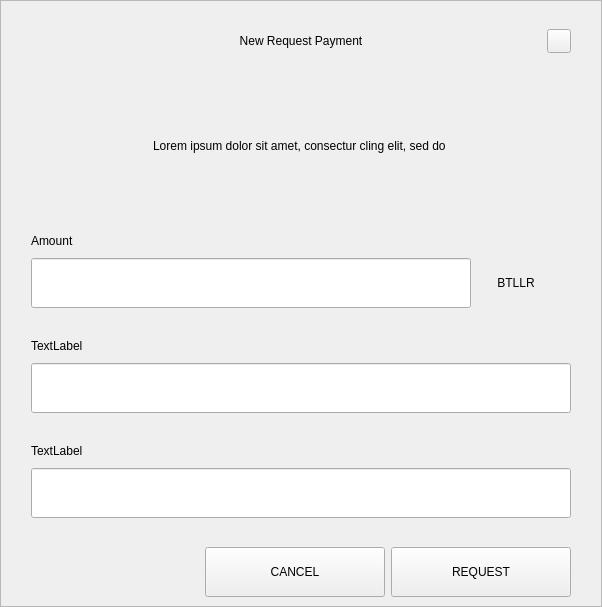
<?xml version="1.0" encoding="UTF-8"?>
<ui version="4.0">
 <class>RequestDialog</class>
 <widget class="QDialog" name="RequestDialog">
  <property name="geometry">
   <rect>
    <x>0</x>
    <y>0</y>
    <width>602</width>
    <height>607</height>
   </rect>
  </property>
  <property name="windowTitle">
   <string>Dialog</string>
  </property>
  <layout class="QVBoxLayout" name="verticalLayout_5">
   <property name="spacing">
    <number>0</number>
   </property>
   <property name="leftMargin">
    <number>0</number>
   </property>
   <property name="topMargin">
    <number>0</number>
   </property>
   <property name="rightMargin">
    <number>0</number>
   </property>
   <property name="bottomMargin">
    <number>0</number>
   </property>
   <item>
    <widget class="QFrame" name="frame">
     <property name="styleSheet">
      <string notr="true"/>
     </property>
     <property name="frameShape">
      <enum>QFrame::StyledPanel</enum>
     </property>
     <property name="frameShadow">
      <enum>QFrame::Raised</enum>
     </property>
     <layout class="QVBoxLayout" name="verticalLayout_4" stretch="1,0,0">
      <property name="spacing">
       <number>0</number>
      </property>
      <property name="leftMargin">
       <number>30</number>
      </property>
      <property name="topMargin">
       <number>20</number>
      </property>
      <property name="rightMargin">
       <number>30</number>
      </property>
      <property name="bottomMargin">
       <number>0</number>
      </property>
      <item>
       <layout class="QHBoxLayout" name="horizontalLayout_3">
        <property name="spacing">
         <number>0</number>
        </property>
        <item>
         <spacer name="horizontalSpacer_21">
          <property name="orientation">
           <enum>Qt::Horizontal</enum>
          </property>
          <property name="sizeHint" stdset="0">
           <size>
            <width>40</width>
            <height>20</height>
           </size>
          </property>
         </spacer>
        </item>
        <item>
         <widget class="QLabel" name="labelTitle">
          <property name="minimumSize">
           <size>
            <width>0</width>
            <height>40</height>
           </size>
          </property>
          <property name="maximumSize">
           <size>
            <width>16777215</width>
            <height>40</height>
           </size>
          </property>
          <property name="styleSheet">
           <string notr="true">padding-left:24px;</string>
          </property>
          <property name="text">
           <string>New Request Payment</string>
          </property>
          <property name="alignment">
           <set>Qt::AlignCenter</set>
          </property>
          <property name="margin">
           <number>7</number>
          </property>
         </widget>
        </item>
        <item>
         <spacer name="horizontalSpacer">
          <property name="orientation">
           <enum>Qt::Horizontal</enum>
          </property>
          <property name="sizeHint" stdset="0">
           <size>
            <width>40</width>
            <height>20</height>
           </size>
          </property>
         </spacer>
        </item>
        <item>
         <widget class="QPushButton" name="btnEsc">
          <property name="minimumSize">
           <size>
            <width>24</width>
            <height>24</height>
           </size>
          </property>
          <property name="maximumSize">
           <size>
            <width>24</width>
            <height>24</height>
           </size>
          </property>
          <property name="focusPolicy">
           <enum>Qt::NoFocus</enum>
          </property>
          <property name="text">
           <string/>
          </property>
         </widget>
        </item>
       </layout>
      </item>
      <item>
       <widget class="QStackedWidget" name="stack">
        <property name="minimumSize">
         <size>
          <width>540</width>
          <height>0</height>
         </size>
        </property>
        <property name="maximumSize">
         <size>
          <width>540</width>
          <height>16777215</height>
         </size>
        </property>
        <property name="currentIndex">
         <number>0</number>
        </property>
        <widget class="QWidget" name="page_1">
         <property name="minimumSize">
          <size>
           <width>540</width>
           <height>0</height>
          </size>
         </property>
         <property name="maximumSize">
          <size>
           <width>540</width>
           <height>16777215</height>
          </size>
         </property>
         <layout class="QVBoxLayout" name="layout1">
          <property name="spacing">
           <number>0</number>
          </property>
          <property name="leftMargin">
           <number>0</number>
          </property>
          <property name="topMargin">
           <number>0</number>
          </property>
          <property name="rightMargin">
           <number>0</number>
          </property>
          <property name="bottomMargin">
           <number>0</number>
          </property>
          <item>
           <spacer name="verticalSpacer_21">
            <property name="orientation">
             <enum>Qt::Vertical</enum>
            </property>
            <property name="sizeType">
             <enum>QSizePolicy::Fixed</enum>
            </property>
            <property name="sizeHint" stdset="0">
             <size>
              <width>20</width>
              <height>30</height>
             </size>
            </property>
           </spacer>
          </item>
          <item alignment="Qt::AlignHCenter">
           <widget class="QLabel" name="labelMessage">
            <property name="minimumSize">
             <size>
              <width>400</width>
              <height>50</height>
             </size>
            </property>
            <property name="text">
             <string>Lorem ipsum dolor sit amet, consectur cling elit, sed do </string>
            </property>
            <property name="alignment">
             <set>Qt::AlignCenter</set>
            </property>
            <property name="wordWrap">
             <bool>true</bool>
            </property>
           </widget>
          </item>
          <item alignment="Qt::AlignBottom">
           <widget class="QWidget" name="containerAmount" native="true">
            <layout class="QVBoxLayout" name="verticalLayout">
             <property name="spacing">
              <number>9</number>
             </property>
             <property name="leftMargin">
              <number>0</number>
             </property>
             <property name="topMargin">
              <number>0</number>
             </property>
             <property name="rightMargin">
              <number>0</number>
             </property>
             <property name="bottomMargin">
              <number>0</number>
             </property>
             <item>
              <widget class="QLabel" name="labelSubtitleAmount">
               <property name="minimumSize">
                <size>
                 <width>350</width>
                 <height>16</height>
                </size>
               </property>
               <property name="maximumSize">
                <size>
                 <width>16777215</width>
                 <height>16</height>
                </size>
               </property>
               <property name="text">
                <string>Amount</string>
               </property>
              </widget>
             </item>
             <item alignment="Qt::AlignTop">
              <widget class="QWidget" name="layoutAmount" native="true">
               <layout class="QHBoxLayout" name="horizontalLayout" stretch="2,0">
                <property name="spacing">
                 <number>0</number>
                </property>
                <property name="leftMargin">
                 <number>0</number>
                </property>
                <property name="topMargin">
                 <number>0</number>
                </property>
                <property name="rightMargin">
                 <number>0</number>
                </property>
                <property name="bottomMargin">
                 <number>0</number>
                </property>
                <item>
                 <widget class="QLineEdit" name="lineEditAmount">
                  <property name="minimumSize">
                   <size>
                    <width>0</width>
                    <height>50</height>
                   </size>
                  </property>
                  <property name="maximumSize">
                   <size>
                    <width>16777215</width>
                    <height>50</height>
                   </size>
                  </property>
                 </widget>
                </item>
                <item>
                 <widget class="QWidget" name="comboContainer" native="true">
                  <property name="minimumSize">
                   <size>
                    <width>100</width>
                    <height>50</height>
                   </size>
                  </property>
                  <property name="maximumSize">
                   <size>
                    <width>16777215</width>
                    <height>50</height>
                   </size>
                  </property>
                  <layout class="QHBoxLayout" name="horizontalLayout_31">
                   <property name="spacing">
                    <number>0</number>
                   </property>
                   <property name="leftMargin">
                    <number>0</number>
                   </property>
                   <property name="topMargin">
                    <number>0</number>
                   </property>
                   <property name="rightMargin">
                    <number>10</number>
                   </property>
                   <property name="bottomMargin">
                    <number>0</number>
                   </property>
                   <item>
                    <widget class="QLabel" name="comboBoxCoin">
                     <property name="text">
                      <string>BTLLR</string>
                     </property>
                     <property name="alignment">
                      <set>Qt::AlignCenter</set>
                     </property>
                    </widget>
                   </item>
                  </layout>
                 </widget>
                </item>
               </layout>
              </widget>
             </item>
            </layout>
           </widget>
          </item>
          <item>
           <spacer name="verticalSpacer_31">
            <property name="orientation">
             <enum>Qt::Vertical</enum>
            </property>
            <property name="sizeType">
             <enum>QSizePolicy::Fixed</enum>
            </property>
            <property name="sizeHint" stdset="0">
             <size>
              <width>20</width>
              <height>30</height>
             </size>
            </property>
           </spacer>
          </item>
          <item>
           <layout class="QVBoxLayout" name="verticalLayoutLabel">
            <property name="spacing">
             <number>9</number>
            </property>
            <item>
             <widget class="QLabel" name="labelSubtitleLabel">
              <property name="minimumSize">
               <size>
                <width>0</width>
                <height>16</height>
               </size>
              </property>
              <property name="maximumSize">
               <size>
                <width>16777215</width>
                <height>16</height>
               </size>
              </property>
              <property name="text">
               <string>TextLabel</string>
              </property>
             </widget>
            </item>
            <item>
             <widget class="QLineEdit" name="lineEditLabel">
              <property name="minimumSize">
               <size>
                <width>0</width>
                <height>50</height>
               </size>
              </property>
              <property name="maximumSize">
               <size>
                <width>16777215</width>
                <height>50</height>
               </size>
              </property>
             </widget>
            </item>
           </layout>
          </item>
          <item>
           <spacer name="verticalSpacer_34">
            <property name="orientation">
             <enum>Qt::Vertical</enum>
            </property>
            <property name="sizeType">
             <enum>QSizePolicy::Fixed</enum>
            </property>
            <property name="sizeHint" stdset="0">
             <size>
              <width>20</width>
              <height>30</height>
             </size>
            </property>
           </spacer>
          </item>
          <item>
           <layout class="QVBoxLayout" name="verticalLayoutDescription">
            <property name="spacing">
             <number>9</number>
            </property>
            <item>
             <widget class="QLabel" name="labelSubtitleDescription">
              <property name="minimumSize">
               <size>
                <width>0</width>
                <height>16</height>
               </size>
              </property>
              <property name="maximumSize">
               <size>
                <width>16777215</width>
                <height>16</height>
               </size>
              </property>
              <property name="text">
               <string>TextLabel</string>
              </property>
             </widget>
            </item>
            <item>
             <widget class="QLineEdit" name="lineEditDescription">
              <property name="minimumSize">
               <size>
                <width>0</width>
                <height>50</height>
               </size>
              </property>
              <property name="maximumSize">
               <size>
                <width>16777215</width>
                <height>50</height>
               </size>
              </property>
             </widget>
            </item>
            <item>
             <spacer name="verticalSpacer_4">
              <property name="orientation">
               <enum>Qt::Vertical</enum>
              </property>
              <property name="sizeType">
               <enum>QSizePolicy::Fixed</enum>
              </property>
              <property name="sizeHint" stdset="0">
               <size>
                <width>20</width>
                <height>20</height>
               </size>
              </property>
             </spacer>
            </item>
           </layout>
          </item>
         </layout>
        </widget>
        <widget class="QWidget" name="page_2">
         <layout class="QVBoxLayout" name="layout2">
          <item>
           <spacer name="verticalSpacer_5">
            <property name="orientation">
             <enum>Qt::Vertical</enum>
            </property>
            <property name="sizeType">
             <enum>QSizePolicy::Fixed</enum>
            </property>
            <property name="sizeHint" stdset="0">
             <size>
              <width>20</width>
              <height>50</height>
             </size>
            </property>
           </spacer>
          </item>
          <item alignment="Qt::AlignHCenter">
           <widget class="QLabel" name="labelQrImg">
            <property name="minimumSize">
             <size>
              <width>260</width>
              <height>260</height>
             </size>
            </property>
            <property name="maximumSize">
             <size>
              <width>260</width>
              <height>260</height>
             </size>
            </property>
            <property name="text">
             <string/>
            </property>
            <property name="alignment">
             <set>Qt::AlignCenter</set>
            </property>
           </widget>
          </item>
          <item>
           <spacer name="verticalSpacer_2">
            <property name="orientation">
             <enum>Qt::Vertical</enum>
            </property>
            <property name="sizeType">
             <enum>QSizePolicy::Fixed</enum>
            </property>
            <property name="sizeHint" stdset="0">
             <size>
              <width>20</width>
              <height>30</height>
             </size>
            </property>
           </spacer>
          </item>
          <item alignment="Qt::AlignHCenter">
           <widget class="QLabel" name="labelAddress">
            <property name="text">
             <string>D7VFR83SQbiezrW72hjcWJtcfip5krte2Z </string>
            </property>
           </widget>
          </item>
          <item>
           <spacer name="verticalSpacer_32">
            <property name="orientation">
             <enum>Qt::Vertical</enum>
            </property>
            <property name="sizeType">
             <enum>QSizePolicy::Expanding</enum>
            </property>
            <property name="sizeHint" stdset="0">
             <size>
              <width>20</width>
              <height>20</height>
             </size>
            </property>
           </spacer>
          </item>
          <item>
           <layout class="QHBoxLayout" name="horizontal">
            <property name="leftMargin">
             <number>20</number>
            </property>
            <property name="rightMargin">
             <number>20</number>
            </property>
            <property name="bottomMargin">
             <number>20</number>
            </property>
            <item>
             <spacer name="horizontalSpacer_4">
              <property name="orientation">
               <enum>Qt::Horizontal</enum>
              </property>
              <property name="sizeHint" stdset="0">
               <size>
                <width>40</width>
                <height>20</height>
               </size>
              </property>
             </spacer>
            </item>
            <item>
             <widget class="QPushButton" name="btnCopyAddress">
              <property name="minimumSize">
               <size>
                <width>180</width>
                <height>50</height>
               </size>
              </property>
              <property name="text">
               <string>COPY ADDRESS</string>
              </property>
             </widget>
            </item>
            <item>
             <widget class="QPushButton" name="btnCopyUrl">
              <property name="minimumSize">
               <size>
                <width>180</width>
                <height>50</height>
               </size>
              </property>
              <property name="text">
               <string>COPY URL</string>
              </property>
             </widget>
            </item>
            <item>
             <spacer name="horizontalSpacer_2">
              <property name="orientation">
               <enum>Qt::Horizontal</enum>
              </property>
              <property name="sizeHint" stdset="0">
               <size>
                <width>40</width>
                <height>20</height>
               </size>
              </property>
             </spacer>
            </item>
           </layout>
          </item>
         </layout>
        </widget>
       </widget>
      </item>
      <item>
       <widget class="QWidget" name="buttonsStack" native="true">
        <layout class="QHBoxLayout" name="horizontalLayout_5">
         <property name="leftMargin">
          <number>20</number>
         </property>
         <property name="rightMargin">
          <number>0</number>
         </property>
         <item>
          <spacer name="horizontalSpacer_41">
           <property name="orientation">
            <enum>Qt::Horizontal</enum>
           </property>
           <property name="sizeHint" stdset="0">
            <size>
             <width>40</width>
             <height>20</height>
            </size>
           </property>
          </spacer>
         </item>
         <item>
          <widget class="QPushButton" name="btnCancel">
           <property name="minimumSize">
            <size>
             <width>180</width>
             <height>50</height>
            </size>
           </property>
           <property name="focusPolicy">
            <enum>Qt::NoFocus</enum>
           </property>
           <property name="text">
            <string>CANCEL</string>
           </property>
          </widget>
         </item>
         <item>
          <widget class="QPushButton" name="btnSave">
           <property name="minimumSize">
            <size>
             <width>180</width>
             <height>50</height>
            </size>
           </property>
           <property name="focusPolicy">
            <enum>Qt::NoFocus</enum>
           </property>
           <property name="text">
            <string>REQUEST</string>
           </property>
          </widget>
         </item>
        </layout>
       </widget>
      </item>
     </layout>
    </widget>
   </item>
  </layout>
 </widget>
 <resources/>
 <connections/>
</ui>
